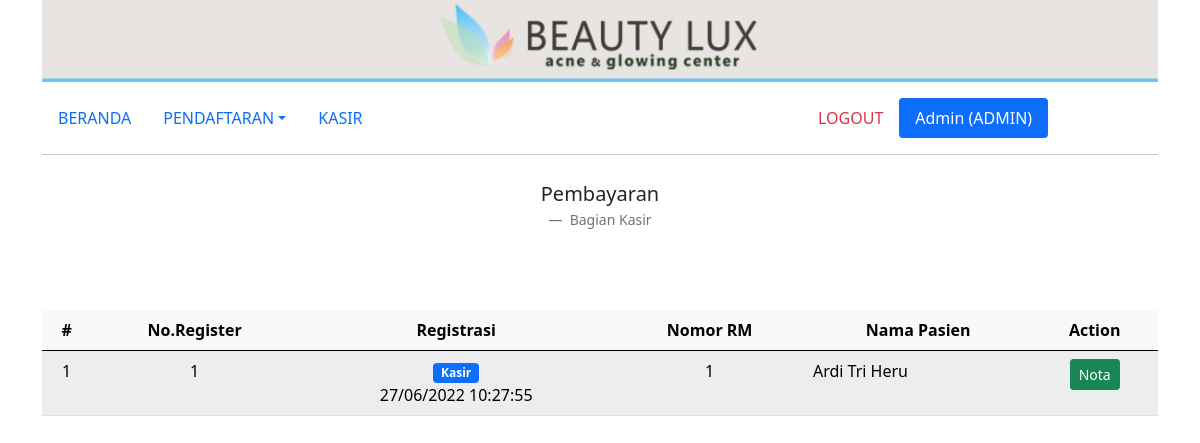
/kasir.php (signed in), run on the app's committed database.
### tables this page shows
CREATE TABLE `detail_penjualan` (
  `id_detail_penjualan` int(100) NOT NULL AUTO_INCREMENT,
  `id_treatment` int(100) NOT NULL,
  `id_produk` int(100) NOT NULL,
  `harga_satuan` int(5) NOT NULL,
  `jumlah` int(3) NOT NULL,
  `tanggal` timestamp NOT NULL DEFAULT current_timestamp() ON UPDATE current_timestamp(),
  PRIMARY KEY (`id_detail_penjualan`),
  KEY `id_detail_penjualan` (`id_detail_penjualan`),
  KEY `id_produk` (`id_produk`)
);

CREATE TABLE `treatment` (
  `id_treatment` int(100) NOT NULL AUTO_INCREMENT,
  `id_customer` int(10) NOT NULL,
  `id_user` int(3) NOT NULL,
  `dokter` varchar(50) NOT NULL,
  `konsultasi` varchar(100) NOT NULL,
  `note` varchar(100) NOT NULL,
  `tanggal` timestamp NOT NULL DEFAULT current_timestamp() ON UPDATE current_timestamp(),
  `status` int(1) NOT NULL,
  `kesimpulan` varchar(100) DEFAULT NULL,
  PRIMARY KEY (`id_treatment`),
  KEY `id_treatment` (`id_treatment`),
  KEY `id_customer` (`id_customer`),
  CONSTRAINT `treatment_ibfk_1` FOREIGN KEY (`id_customer`) REFERENCES `customer` (`id_customer`)
);

CREATE TABLE `customer` (
  `id_customer` int(10) NOT NULL AUTO_INCREMENT,
  `nama` varchar(50) NOT NULL,
  `tgl_lahir` date NOT NULL,
  `tempat_lahir` varchar(20) NOT NULL,
  `alamat` varchar(100) NOT NULL,
  `no_hp` varchar(13) NOT NULL,
  PRIMARY KEY (`id_customer`),
  KEY `id_customer` (`id_customer`)
);

### kasir.php (the view)
<?php include('templates/header.php'); ?>
<div class="container">
    <div class="row">
        <div class="col-md-12">
            <img src="img/header.jpg" class="img-fluid" alt="...">
        </div>
    </div>
    <div class="row mt-3 mb-2">
        <div class="col">
            <?php include('menu.php'); ?>
        </div>
    </div>
    <div class="row">
        <figure class="text-center">
            <blockquote class="blockquote">
                <p>Pembayaran</p>
            </blockquote>
            <figcaption class="blockquote-footer">
                Bagian Kasir
            </figcaption>
        </figure>
    </div>
    <div class="row mt-5">
        <div class="col-md-12">
            <table class="table table-hover table-light table-striped">
                <thead>
                    <tr>
                        <th class="text-center" scope="col">#</th>
                        <th class="text-center" scope="col">No.Register</th>
                        <th class="text-center" scope="col">Registrasi</th>
                        <th class="text-center" scope="col">Nomor RM</th>
                        <th class="text-center" scope="col">Nama Pasien</th>
                        <th class="text-center" scope="col">Action</th>
                    </tr>
                </thead>
                <tbody>
                    <?php
                    $no = 1;
                    include 'templates/koneksi.php';
                    $query = mysqli_query($koneksi, "
                    SELECT *,
                    CASE
                    WHEN treatment.status = 0 THEN 'Proses konsultasi'
                    WHEN treatment.status = 1 THEN 'Farmasi'
                    WHEN treatment.status = 2 THEN 'Kasir'
                    WHEN treatment.status = 3 THEN 'Terbayar'
                    END AS nm_status
                    FROM detail_penjualan
                    JOIN treatment
                    ON detail_penjualan.id_treatment = treatment.id_treatment
                    JOIN customer
                    ON treatment.id_customer = customer.id_customer
                    GROUP BY detail_penjualan.id_treatment
                    ");
                    while ($d = mysqli_fetch_array($query)) {
                    ?>
                        <tr>
                            <td class="text-center" scope="row"><?= $no++; ?></td>
                            <td class="text-center" scope="row"><?= $d['id_treatment']; ?></td>
                            <td class="text-center" scope="row"><span class="badge bg-primary"><?= $d['nm_status']; ?></span><br><?= date('d/m/Y H:i:s', strtotime($d['tanggal'])); ?></td>
                            <td class="text-center" scope="row"><?= $d['id_customer']; ?></td>
                            <td class="text-right" scope="row"><?= $d['nama']; ?></td>
                            <td class="text-center" scope="row">
                                <a href="kasir_nota.php?id_treatment=<?= $d['id_treatment']; ?>&nama=<?= $d['nama']; ?>" type="button" class="btn btn-success btn-sm">Nota</a>
                            </td>
                        </tr>
                    <?php } ?>
            </table>
        </div>
    </div>
</div>
<?php include('templates/footer.php'); ?>

### data on the page
detail_penjualan: id_treatment.id_treatment "1", nm_status "Kasir", id_treatment.tanggal "27/06/2022 10:27:55", customer.id_customer "1", customer.nama "Ardi Tri Heru"

### other printed values
$_SESSION["nama_user"] "Admin"
$_SESSION["login_as"] "ADMIN"
